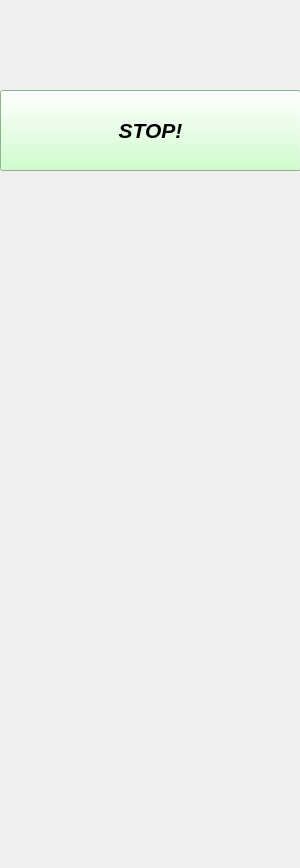
<?xml version="1.0" encoding="UTF-8"?>
<ui version="4.0">
 <class>ExecutionView</class>
 <widget class="QWidget" name="ExecutionView">
  <property name="geometry">
   <rect>
    <x>0</x>
    <y>0</y>
    <width>300</width>
    <height>868</height>
   </rect>
  </property>
  <property name="windowTitle">
   <string>Form</string>
  </property>
  <widget class="QPushButton" name="pushButton">
   <property name="geometry">
    <rect>
     <x>0</x>
     <y>90</y>
     <width>301</width>
     <height>81</height>
    </rect>
   </property>
   <property name="font">
    <font>
     <pointsize>16</pointsize>
     <weight>75</weight>
     <italic>true</italic>
     <bold>true</bold>
    </font>
   </property>
   <property name="styleSheet">
    <string notr="true">background-color: rgb(195, 255, 192);</string>
   </property>
   <property name="text">
    <string>STOP!</string>
   </property>
  </widget>
 </widget>
 <resources/>
 <connections/>
</ui>
